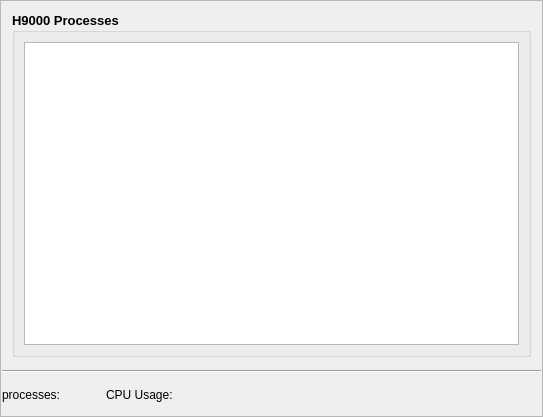
<?xml version="1.0" encoding="UTF-8"?>
<ui version="4.0">
 <class>FrameH9000Process</class>
 <widget class="QFrame" name="FrameH9000Process">
  <property name="geometry">
   <rect>
    <x>0</x>
    <y>0</y>
    <width>543</width>
    <height>417</height>
   </rect>
  </property>
  <property name="windowTitle">
   <string>Frame</string>
  </property>
  <property name="frameShape">
   <enum>QFrame::StyledPanel</enum>
  </property>
  <property name="frameShadow">
   <enum>QFrame::Raised</enum>
  </property>
  <layout class="QVBoxLayout" name="verticalLayout_2">
   <property name="leftMargin">
    <number>1</number>
   </property>
   <property name="rightMargin">
    <number>1</number>
   </property>
   <item>
    <layout class="QHBoxLayout" name="horizontalLayout_2">
     <item>
      <spacer name="horizontalSpacer_2">
       <property name="orientation">
        <enum>Qt::Horizontal</enum>
       </property>
       <property name="sizeType">
        <enum>QSizePolicy::Fixed</enum>
       </property>
       <property name="sizeHint" stdset="0">
        <size>
         <width>10</width>
         <height>20</height>
        </size>
       </property>
      </spacer>
     </item>
     <item>
      <widget class="QGroupBox" name="groupBox">
       <property name="font">
        <font>
         <pointsize>10</pointsize>
         <weight>75</weight>
         <bold>true</bold>
        </font>
       </property>
       <property name="title">
        <string>H9000 Processes</string>
       </property>
       <layout class="QVBoxLayout" name="verticalLayout">
        <item>
         <widget class="QTreeView" name="treeViewProcess"/>
        </item>
       </layout>
      </widget>
     </item>
     <item>
      <spacer name="horizontalSpacer_3">
       <property name="orientation">
        <enum>Qt::Horizontal</enum>
       </property>
       <property name="sizeType">
        <enum>QSizePolicy::Fixed</enum>
       </property>
       <property name="sizeHint" stdset="0">
        <size>
         <width>10</width>
         <height>20</height>
        </size>
       </property>
      </spacer>
     </item>
    </layout>
   </item>
   <item>
    <widget class="Line" name="line">
     <property name="minimumSize">
      <size>
       <width>0</width>
       <height>16</height>
      </size>
     </property>
     <property name="maximumSize">
      <size>
       <width>16777215</width>
       <height>16</height>
      </size>
     </property>
     <property name="orientation">
      <enum>Qt::Horizontal</enum>
     </property>
    </widget>
   </item>
   <item>
    <layout class="QHBoxLayout" name="horizontalLayout">
     <item>
      <widget class="QLabel" name="labelProcesses">
       <property name="text">
        <string>processes:</string>
       </property>
      </widget>
     </item>
     <item>
      <spacer name="horizontalSpacer_5">
       <property name="orientation">
        <enum>Qt::Horizontal</enum>
       </property>
       <property name="sizeType">
        <enum>QSizePolicy::Fixed</enum>
       </property>
       <property name="sizeHint" stdset="0">
        <size>
         <width>40</width>
         <height>20</height>
        </size>
       </property>
      </spacer>
     </item>
     <item>
      <widget class="QLabel" name="labelCpuUsage">
       <property name="text">
        <string>CPU Usage:</string>
       </property>
      </widget>
     </item>
     <item>
      <spacer name="horizontalSpacer">
       <property name="orientation">
        <enum>Qt::Horizontal</enum>
       </property>
       <property name="sizeHint" stdset="0">
        <size>
         <width>40</width>
         <height>20</height>
        </size>
       </property>
      </spacer>
     </item>
    </layout>
   </item>
  </layout>
 </widget>
 <resources/>
 <connections/>
</ui>
